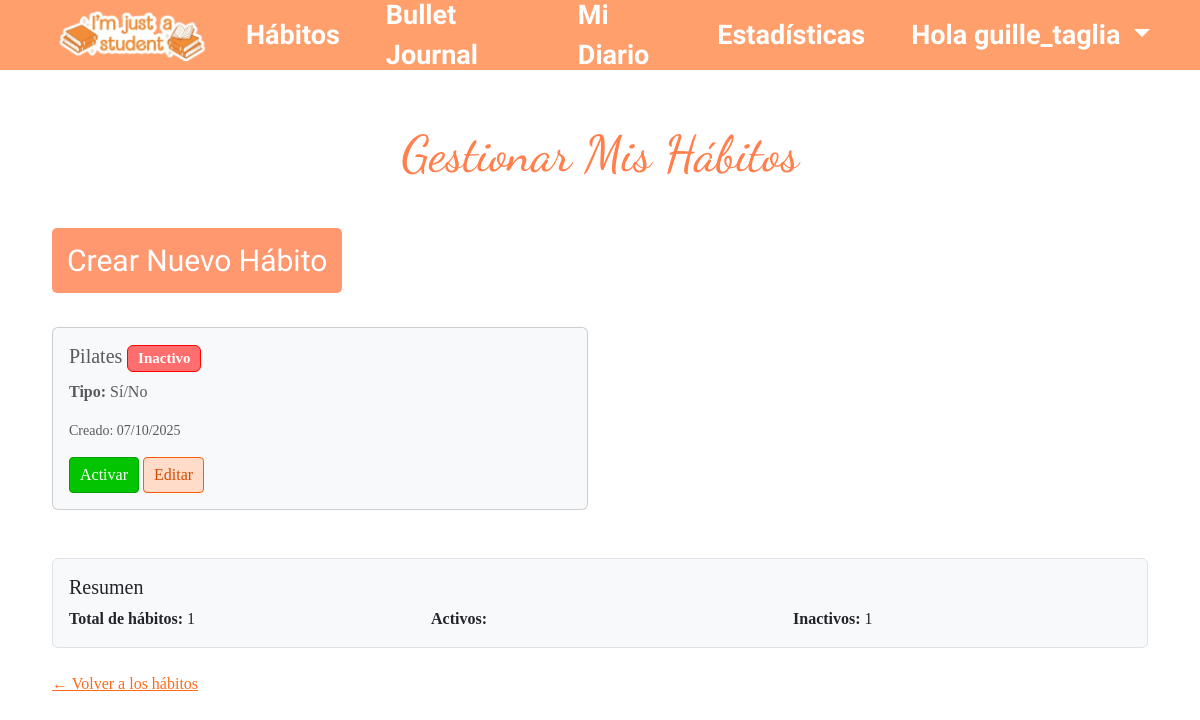
The app's page /habits/manage/ (signed in) with its own data.
### bullet_journal/models.py (models this page shows, shortened)
class CustomHabit(models.Model):
    TYPE_CHOICES = [
        ('boolean', 'Sí/No'),
        ('integer', 'Número'),
    ]
    user = models.ForeignKey(User, on_delete=models.CASCADE, related_name='custom_habits')
    name = models.CharField(max_length=100)
    description = models.TextField(blank=True, null=True)
    type = models.CharField(max_length=10, choices=TYPE_CHOICES)
    created_at = models.DateTimeField(auto_now_add=True)
    is_active = models.BooleanField(default=True)
    goal_value = models.IntegerField(null=True, blank=True)  # Valor objetivo (si aplica)
    unit = models.CharField(max_length=20, blank=True, null=True)  #
    class Meta:
        unique_together = ('user', 'name')
        ordering = ['-created_at']

### bullet_journal/views/journal_views.py (the view)
# urls.py: path('habits/manage/', manage_habits, name='manage_habits'),
@login_required
def manage_habits(request):
    if request.method == 'POST':
        form = CustomHabitForm(request.POST)
        if form.is_valid():
            habit = form.save(commit=False)
            habit.user = request.user
            habit.save()
            messages.success(request, f'Hábito "{habit.name}" creado exitosamente!')
            return redirect('manage_habits')
    else:
        form = CustomHabitForm()
    habits = CustomHabit.objects.filter(user=request.user).order_by('-created_at')
    return render(request, 'bullet_journal/journal/manage_habits.html', {
        'form': form,
        'habits': habits
    })

### bullet_journal/templates/bullet_journal/journal/manage_habits.html (shortened to what this page needs)
{% extends "header.html" %}
{% load static %}
{% load i18n %}
    {% block extra_head %}
    <link rel="stylesheet" href="{% static 'bullet_journal/css/styles.css' %}">
    {% endblock %}
{% block contenido %}
<body>
<div class="container mt-5">
    <div class="journal-form">
        <h1> Gestionar Mis Hábitos</h1>
        <p class="fs-5 mb-4">
        <div class="mb-4">
            <a href="{% url 'add_habit_quick' %}" class="btn btn-primary btn-lg">
                 Crear Nuevo Hábito
            </a>
        </div>
        {% if habits %}
            <div class="row">
                {% for habit in habits %}
                <div class="col-md-6 mb-4">
                    <div class="card {% if not habit.is_active %}bg-light text-muted{% endif %}">
                        <div class="card-body">
                            <div class="d-flex justify-content-between align-items-start">
                                <div class="flex-grow-1">
                                    <h5 class="card-title">
                                        {{ habit.name }}
                                        {% if not habit.is_active %}
                                            <span class="badge bg-secondary">Inactivo</span>
                                        {% else %}
                                            <span class="badge bg-success">Activo</span>
                                        {% endif %}
                                    </h5>
                                    <p class="card-text">
                                        <strong>Tipo:</strong>
                                        {% if habit.type == 'boolean' %}
                                            Sí/No
                                        {% else %}
                                             Numérico
                                        {% endif %}
                                    </p>
                                    <p class="card-text">
                                        <small class="text-muted">
                                            Creado: {{ habit.created_at|date:"d/m/Y" }}
                                        </small>
                                    </p>
                                </div>
                            </div>
                            <div class="mt-3">
                                <a href="{% url 'toggle_habit_status' habit.id %}"
                                   class="btn btn-sm {% if habit.is_active %}btn-warning{% else %}btn-success{% endif %}">
                                    {% if habit.is_active %}
                                        Desactivar
                                    {% else %}
                                        Activar
                                    {% endif %}
                                </a>
                                <a href="#" class="btn btn-sm btn-outline-primary">Editar</a>
                            </div>
                        </div>
                    </div>
                </div>
                {% endfor %}
            </div>
            <div class="mt-4 p-3 border rounded" style="background-color: #f8f9fa;">
                <h5>Resumen</h5>
                <div class="row">
                    <div class="col-md-4">
                        <strong>Total de hábitos:</strong> {{ habits|length }}
                    </div>
                    <div class="col-md-4">
                        <strong>Activos:</strong>
                    </div>
                    <div class="col-md-4">
                        <strong>Inactivos:</strong>
                        {% with inactive_count=0 %}
                            {% for habit in habits %}
                                {% if not habit.is_active %}{{ forloop.counter0|add:1 }}{% endif %}
                            {% empty %}
                                0
                            {% endfor %}
                        {% endwith %}
                    </div>
                </div>
            </div>
        {% endif %}
        <div class="mt-4">
            <a href="{% url 'manage_habits' %}" style="color: #ff6a19;">← Volver a los hábitos</a>
        </div>
    </div>
</div>
</body>
{% endblock %}

### bullet_journal/templates/header.html (shortened to what this page needs)
{% load static %}
<html>
<head>
    <link href="https://cdn.jsdelivr.net/npm/bootstrap@5.3.3/dist/css/bootstrap.min.css" rel="stylesheet">
    <link rel="stylesheet" href="{% static 'bullet_journal/css/styles.css' %}">
    {% block extra_head %}{% endblock %}
</head>
<body>
<header>
<nav class="navbar navbar-expand-lg navbar-light custom-header">
  <div class="container-fluid">
    <a class="navbar-brand" href="{% url 'home' %}">
      <img src="{% static 'bullet_journal/images/logo1.png' %}" alt="Logo" class="logo-img">
    </a>
    <div class="collapse navbar-collapse" id="navbarContent">
      <ul class="navbar-nav ms-auto nav-links">
        <li class="nav-item">
          <a class="nav-link" href="{% url 'manage_habits' %}">Hábitos</a>
        </li>
        <li class="nav-item">
          <a class="nav-link" href="{% url 'journal_list' %}">Bullet Journal</a>
        </li>
        <li class="nav-item">
          <a class="nav-link" href="{% url 'diary_list' %}"> Mi Diario</a>
        </li>
        <li class="nav-item">
          <a class="nav-link" href="{% url 'stadistics' %}">Estadísticas</a>
        </li>
          {% if user.is_authenticated %}
          <li class="nav-item dropdown">
            <a class="nav-link dropdown-toggle" href="#" id="userDropdown" role="button" data-bs-toggle="dropdown" aria-expanded="false">
              Hola {{ user.username }}
            </a>
          </li>
        {% endif %}
      </ul>
    </div>
  </div>
</nav>
</header>
<main>
    {% block contenido %}{% endblock %}
</main>
</body>
</html>

### bullet_journal/static/bullet_journal/css/styles.css (style rules this page uses)
.custom-header { display: flex; justify-content: space-between; align-items: center; background-color: #ff9f6c; color: white; padding: 15px 30px; position: fixed; top: 0; left: 0; width: 100%; height: 70px; z-index: 1000; }
.logo-img { width: 180px; height: auto; }
.nav-links { list-style: none; display: flex; gap: 30px; align-items: center; }
.nav-links a { text-decoration: none; color: white; font-weight: bold; transition: color 0.3s; font-family: 'Amatic SC', cursive; font-size: 27px; }
.nav-item.dropdown .nav-link.dropdown-toggle { color: white !important; }
* { margin: 0; padding: 0; box-sizing: border-box; }
.journal-form { height: 100vh; margin: 0; font-family: 'Times New Roman', Times, serif; padding: 10px; padding-top: 0; }
.journal-form .btn.btn-primary { text-align: center; font-family: "Amatic SC", sans-serif; color: white; font-size: 30px; margin-bottom: 10px; }
h1 { margin-top: 80px; padding: 20px; font-family: 'Dancing Script', cursive; color: #ff7f4d; font-size: 50px; text-align: center; }
.p-3 { font-family: 'Times New Roman', Times, serif; }
.btn.btn-primary { font-family: 'Times New Roman', Times, serif; font-size: 19px; background-color: #ff986f; color: white; border: none; padding: 10px 15px; border-radius: 5px; }
:root { --cell: 28px; --gap: 2px; --border: #333; font-family: Arial, sans-serif; }
.btn.btn-sm.btn-outline-primary { font-family: 'Times New Roman', Times, serif; font-size: 16px; background-color: #ffdcca; color: #d74b00; border: 1px solid #ff5c04; padding: 5px 10px; border-radius: 4px; }
.btn.btn-sm.btn-success { font-family: 'Times New Roman', Times, serif; font-size: 16px; background-color: #03c400; color: white; border: 1px solid #039f00; padding: 5px 10px; border-radius: 4px; }
.badge.bg-secondary { background-color: rgb(255, 110, 110) !important; color: white !important; border: 1px solid #ff0404 !important; }

### records on screen
CustomHabit: name "Pilates", is_active "Inactivo", type "Sí/No", created_at "07/10/2025"

### other values on screen
{{ user.username }} "guille_taglia"
{{ habits|length }} "1"
